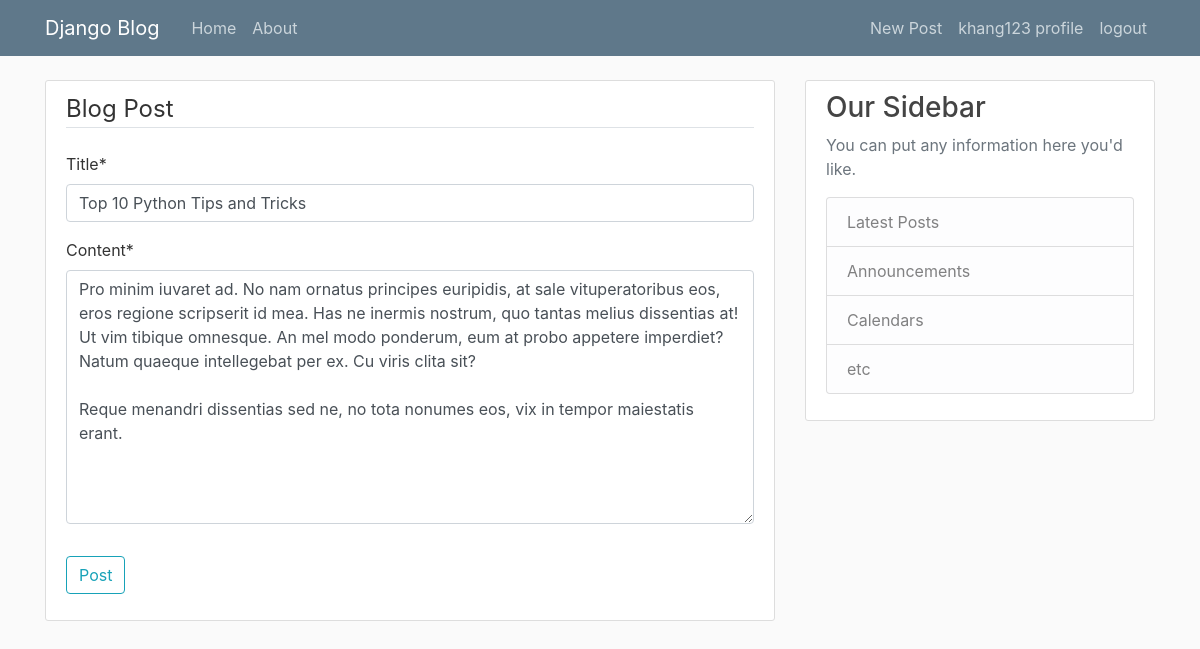
The page /post/top-10-python-tips-and-tricks/update/ (signed in) on the database its author committed.
### blog/models.py (models this page shows, shortened)
class Post(models.Model):
    title = models.CharField(max_length=100)
    author = models.ForeignKey(User, on_delete=models.CASCADE)
    content = models.TextField()
    date_posted = models.DateTimeField(default=timezone.now)
    slug = models.SlugField(unique=True)

### blog/views.py (the view, shortened to what this page needs)
# urls.py: path('post/<str:slug>/update/', PostUpdateView.as_view(), name='post-update'),
class PostUpdateView(LoginRequiredMixin, UserPassesTestMixin, UpdateView):
    model = Post
    fields = ['title', 'content']
    def test_func(self):
        post = self.get_object()
        if self.request.user == post.author:
            return True
        return False

### blog/templates/blog/post_form.html (shortened to what this page needs)
{% extends "blog/base.html" %}
{% load crispy_forms_tags %}
{% block content %}
    <div class="content-section">
        <form method="POST">
            <fieldset class="form-group">
                <legend class="border-bottom mb-4">Blog Post</legend>
                {{ form|crispy }}
            </fieldset>
            <div class="form-group">
                <button class="btn btn-outline-info" type="submit">Post</button>
            </div>
        </form>
    </div>
{% endblock content %}

### blog/templates/blog/base.html (shortened to what this page needs)
{% load static %}
<!DOCTYPE html>
<html lang="en">
<head>
    <link rel="stylesheet" href="https://maxcdn.bootstrapcdn.com/bootstrap/4.0.0/css/bootstrap.min.css">
    <link rel="stylesheet" type='text/css' href="{% static 'blog/main.css' %}">
</head>
<body>
    <header class="site-header">
      <nav class="navbar navbar-expand-md navbar-dark bg-steel fixed-top">
        <div class="container">
          <a class="navbar-brand mr-4" href="{% url 'blog-home' %}">Django Blog</a>
          <div class="collapse navbar-collapse" id="navbarToggle">
            <div class="navbar-nav mr-auto">
              <a class="nav-item nav-link" href="{% url 'blog-home' %}">Home</a>
              <a class="nav-item nav-link" href="{% url 'blog-about' %}">About</a>
            </div>
            <div class="navbar-nav">
              {% if user.is_authenticated %}
                <a class="nav-item nav-link" href="{% url 'post-create' %}">New Post</a>
                <a class="nav-item nav-link" href="{% url 'profile' %}">{{ user.username }} profile</a>
                <a class="nav-item nav-link" href="{% url 'logout' %}">logout</a>
              {% else %}
                <a class="nav-item nav-link" href="{% url 'login' %}">Login</a>
                <a class="nav-item nav-link" href="{% url 'register' %}">Register</a>
              {% endif %}
            </div>
          </div>
        </div>
      </nav>
    </header>
    <main role="main" class="container">
      <div class="row">
        <div class="col-md-8">
          {% block content %}{% endblock %}
        </div>
        <div class="col-md-4">
          <div class="content-section">
            <h3>Our Sidebar</h3>
            <p class='text-muted'>You can put any information here you'd like.
              <ul class="list-group">
                <li class="list-group-item list-group-item-light">Latest Posts</li>
                <li class="list-group-item list-group-item-light">Announcements</li>
                <li class="list-group-item list-group-item-light">Calendars</li>
                <li class="list-group-item list-group-item-light">etc</li>
              </ul>
            </p>
          </div>
        </div>
      </div>
    </main>
</body>
</html>

### blog/static/blog/main.css (style rules this page uses)
body { background: #fafafa; color: #333333; margin-top: 5rem; }
h1, h2, h3, h4, h5, h6 { color: #444444; }
ul { margin: 0; }
.bg-steel { background-color: #5f788a; }
.site-header .navbar-nav .nav-link { color: #cbd5db; }
.content-section { background: #ffffff; padding: 10px 20px; border: 1px solid #dddddd; border-radius: 3px; margin-bottom: 20px; }

### rows shown on the page
Post: title "Top 10 Python Tips and Tricks", content "Pro minim iuvaret ad. No nam ornatus principes euripidis, at sale vituperatoribus eos, eros regione scripserit id mea. Has ne inermis nostrum, quo tantas melius dissentias at! Ut vim tibique omnesque. An mel modo ponderum, eum at probo appetere imperdiet? Natum quaeque intellegebat per ex. Cu viris clita sit? Reque menandri dissentias sed ne, no tota nonumes eos, vix in tempor maiestatis erant."

### other values the page prints
{{ user.username }} "khang123"
